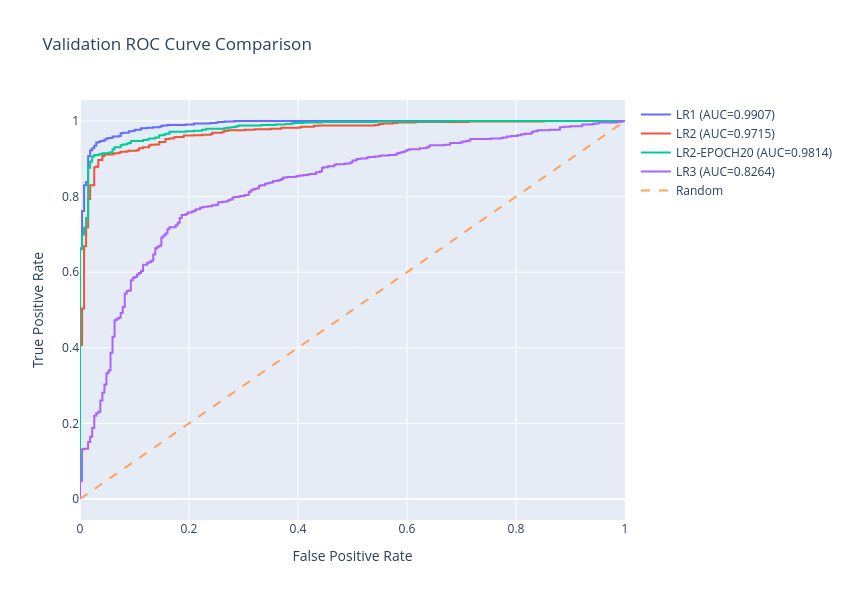

Source (notebook cell):
### Code cell
# ============================================================
# 5-3. ROC Curve
# ============================================================

cxp_plot.plot_roc_curve_comparison(
    validation_predictions
)
